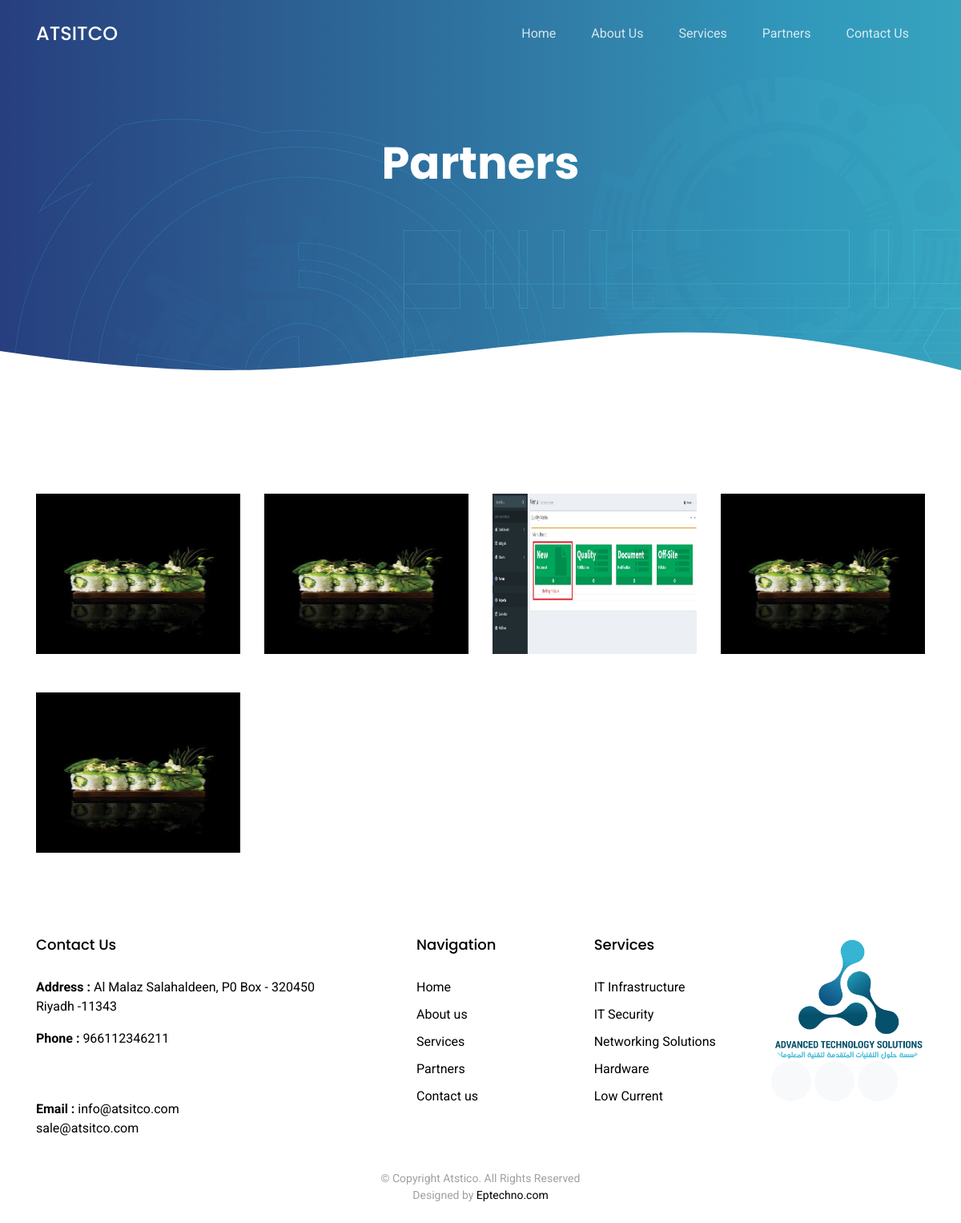
Screenshot of /index.php/template/partners with the database file from the repository.
### tables this page shows
CREATE TABLE `company_profile` (
  `id` int(11) NOT NULL,
  `company_name` varchar(225) DEFAULT NULL,
  `company_fullname` varchar(225) DEFAULT NULL,
  `address` longtext,
  `phone` varchar(225) DEFAULT NULL,
  `email` varchar(225) DEFAULT NULL,
  `company_logo` varchar(225) DEFAULT NULL
);

CREATE TABLE `partners` (
  `id` int(11) NOT NULL,
  `partner_name` varchar(225) DEFAULT NULL,
  `logo` varchar(225) DEFAULT NULL
);

### application/controllers/Template.php (called while the page is built, shortened)
<?php
class Template extends CI_Controller {
	public function partners()
	{
		$company_data = $this->db->where('id','1')
        				->get('company_profile')->row();
        $partnerdata = $this->CustomizeModel->fetch_partner();
		$this->load->view('template/head',compact('company_data','partnerdata'));
		$this->load->view('template/partners');
		$this->load->view('template/footer');
	}
}
?>

### index.php (called while the page is built, shortened)
<?php
require_once BASEPATH.'core/CodeIgniter.php';

### application/models/CustomizeModel.php (called while the page is built, shortened)
<?php
class CustomizeModel extends CI_Model
{
  public function fetch_partner(){
      return   $this->db->select()
                    ->get('partners')->result();
  }
}
?>

### application/views/template/partners.php (the view, shortened to what this page needs)
<main id="main">
  <div class="hero-section inner-page">
    <div class="wave">
    </div>
    <div class="container">
      <div class="row align-items-center">
        <div class="col-12">
          <div class="row justify-content-center">
            <div class="col-md-7 text-center hero-text">
              <h1 data-aos="fade-up" data-aos-delay="">Partners</h1>
            </div>
          </div>
        </div>
      </div>
    </div>
  </div>
  <section class="section pb-0">
    <div class="container">
<div class="row">
  <?php foreach ($partnerdata as  $value):  ?>
     <div class="col-md-3 mt-4 mb-4">
        <img alt="picture" src="<?php echo base_url() ?>assets/upload/<?php echo $value->logo ?>" class="img-fluid" style=" width: 300px;
  height: 200px;" >
    </div>
  <?php endforeach; ?>
  </div>
</div>
  </section>
</main>

### application/views/template/head.php (shortened to what this page needs)
<!DOCTYPE html>
<html lang="en">
<head>
  <?= link_tag("assets/temp/assets/vendor/bootstrap/css/bootstrap.min.css");?>
  <?= link_tag("assets/temp/assets/vendor/icofont/icofont.min.css");?>
  <?= link_tag("assets/temp/assets/vendor/aos/aos.css");?>
  <?= link_tag("assets/temp/assets/vendor/line-awesome/css/line-awesome.min.css");?>
  <?= link_tag("assets/temp/assets/vendor/owl.carousel/assets/owl.carousel.min.css");?>
  <?= link_tag("assets/temp/assets/css/style.css");?>
</head>
<body>
  <header class="site-navbar js-sticky-header site-navbar-target" role="banner">
    <div class="container">
      <div class="row align-items-center">
        <div class="col-6 col-lg-2">
          <h1 class="mb-0 site-logo"><a href="<?php echo base_url() ?>index.php/template" class="mb-0"><?php echo $company_data->company_name ?></a></h1>
        </div>
        <div class="col-12 col-md-10 d-none d-lg-block">
          <nav class="site-navigation position-relative text-right" role="navigation">
            <ul class="site-menu main-menu js-clone-nav mr-auto d-none d-lg-block">
              <li class=""><a href="<?php echo base_url() ?>index.php/template" class="nav-link">Home</a></li>
              <li><a href="<?php echo base_url() ?>index.php/template/about" class="nav-link">About Us</a></li>
              <li class="has-children">
                <a href="#" class="nav-link">Services</a>
              </li>
              <li><a href="<?php echo base_url() ?>index.php/template/partners"  class="nav-link">Partners</a></li>
              <li><a href="<?php echo base_url() ?>index.php/template/contact" class="nav-link">Contact Us</a></li>
            </ul>
          </nav>
        </div>
      </div>
    </div>
  </header>

### application/views/template/footer.php (shortened to what this page needs)
  <footer class="footer" role="contentinfo">
    <div class="container">
      <div class="row">
        <div class="col-md-4 mb-4 mb-md-0" style="color: black;">
          <h3>Contact Us</h3>
          <p><b>Address : </b><?php echo $company_data->address ?></p>
          <p><b>Phone : </b>
            <?php foreach (json_decode($company_data->phone) as  $value): ?>
              <?php if ($value != ''): ?>
                <?php echo $value->phone ?><br>
              <?php endif; ?>
            <?php endforeach; ?>
          </p>
          <p><b>Email : </b>
            <?php foreach (json_decode($company_data->email) as  $value): ?>
              <?php if ($value != ''): ?>
                <?php echo $value->email ?><br>
              <?php endif; ?>
            <?php endforeach; ?>
          </p>
        </div>
        <div class="col-md-7 ml-auto">
          <div class="row site-section pt-0">
            <div class="col-md-4 mb-4 mb-md-0">
              <h3>Navigation</h3>
              <ul class="list-unstyled">
                <li><a href="<?php echo base_url() ?>index.php/template">Home</a></li>
                <li><a href="<?php echo base_url() ?>index.php/template/about">About us</a></li>
                <li><a href="<?php echo base_url() ?>index.php/template/service">Services</a></li>
                <li><a href="<?php echo base_url() ?>index.php/template/service">Partners</a></li>
                <li><a href="<?php echo base_url() ?>index.php/template/contact">Contact us</a></li>
              </ul>
            </div>
            <div class="col-md-4 mb-4 mb-md-0">
              <h3>Services</h3>
              <ul class="list-unstyled">
                <li><a href="<?php echo base_url() ?>index.php/template/infra">IT Infrastructure</a></li>
                <li><a href="<?php echo base_url() ?>index.php/template/security" >IT Security</a></li>
                <li><a href="<?php echo base_url() ?>index.php/template/network">Networking Solutions</a></li>
                <li><a href="<?php echo base_url() ?>index.php/template/hardware" >Hardware</a></li>
                <li><a href="<?php echo base_url() ?>index.php/template/lowcurrent">Low Current</a></li>
              </ul>
            </div>
            <div class="col-md-4 mb-4 mb-md-0">
              <img src="<?php echo base_url().'assets/upload/'.$company_data->company_logo ?>" class="img-fluid"  style="border-radius: 30px;" >
              <p class="social">
                <a href="#"><span class="icofont-twitter"></span></a>
                <a href="#"><span class="icofont-facebook"></span></a>
                <a href="#"><span class="icofont-dribbble"></span></a>
              </p>
            </div>
          </div>
        </div>
      </div>
      <div class="row justify-content-center text-center">
        <div class="col-md-7">
          <p class="copyright">&copy; Copyright Atstico. All Rights Reserved</p>
          <div class="credits">
            Designed by <a href="https://eptechno.com/" target="_blank">Eptechno.com</a>
          </div>
        </div>
      </div>
    </div>
  </footer>
</body>
</html>

### assets/temp/assets/css/style.css (style rules this page uses)
html { overflow-x: hidden; }
body { font-family: "Roboto", sans-serif; color: #9fa1a4; line-height: 1.5; }
a { color: #777; transition: .3s all ease; }
h1, h2, h3, h4, h5, h6, .font-heading { font-family: "Poppins", sans-serif; color: #000; }
.container { z-index: 2; position: relative; }
.section { padding: 7rem 0; }
.sticky-wrapper .site-navbar { transition: .3s all ease; }
.sticky-wrapper .site-navbar .site-logo a { color: #fff; }
.sticky-wrapper .site-navbar .site-menu > li > a { color: rgba(255, 255, 255, 0.8) !important; }
.hero-section { background: linear-gradient(to right, rgba(39, 70, 133, 0.8) 0%, rgba(61, 179, 197, 0.8) 100%), url(../img/hero-bg.jpg); position: relative; }
.hero-section .wave { width: 100%; overflow: hidden; position: absolute; z-index: 1; bottom: -150px; }
.hero-section .wave svg { width: 100%; }
.hero-section, .hero-section > .container > .row { height: 100vh; min-height: 880px; }
.hero-section.inner-page { height: 60vh; min-height: 0; }
.hero-section.inner-page .hero-text { transform: translateY(-150px); margin-top: -120px; }
.hero-section h1 { font-size: 3.5rem; color: #fff; font-weight: 700; margin-bottom: 30px; }
.site-navbar { margin-bottom: 0px; z-index: 1999; position: absolute; top: 0; width: 100%; }
.site-navbar .site-logo { position: relative; font-size: 24px; }
.site-navbar .site-logo a { color: #fff; }
.site-navbar .site-navigation .site-menu { margin-bottom: 0; }
.site-navbar .site-navigation .site-menu a { text-decoration: none !important; display: inline-block; }
.site-navbar .site-navigation .site-menu > li { display: inline-block; }
.site-navbar .site-navigation .site-menu > li > a { padding: 30px 20px; color: #000000; display: inline-block; text-decoration: none !important; }
.site-navbar .site-navigation .site-menu .has-children { position: relative; }
.site-navbar .site-navigation .site-menu .has-children > a { position: relative; padding-right: 20px; }
.site-navbar .site-navigation .site-menu .has-children > a:before { position: absolute; content: "\ea99"; font-size: 16px; top: 52%; right: 0; transform: translateY(-50%); font-family: 'icofont'; }
.site-mobile-menu .site-nav-wrap { padding: 0; margin: 0; list-style: none; position: relative; }
.site-mobile-menu .site-nav-wrap a { padding: 10px 20px; display: block; position: relative; }
.site-mobile-menu .site-nav-wrap li { position: relative; display: block; }
.site-mobile-menu .site-nav-wrap > li { display: block; position: relative; float: left; width: 100%; }
.site-mobile-menu .site-nav-wrap > li > a { padding-left: 20px; font-size: 20px; }
.footer { padding: 5rem 0 2.5rem 0; }
.footer h3 { font-size: 18px; margin-bottom: 30px; }
.footer ul li { margin-bottom: 10px; }
.footer a { color: #000; }
.footer .copyright { margin-bottom: 0px; }
.footer .copyright, .footer .credits { font-size: 14px; }
.social a { display: inline-block; width: 50px; height: 50px; border-radius: 50%; background: #f8f9fa; position: relative; text-align: center; transition: .3s background ease; color: #0d1e2d; }
.social a span { display: inline-block; left: 50%; position: absolute; top: 50%; transform: translate(-50%, -50%); }

### rows the page displays
company_profile: company_name "ATSITCO", address "Al Malaz Salahaldeen, P0 Box - 320450 Riyadh -11343", company_logo (picture)
partners: logo (picture)
partners: logo (picture)
partners: logo (picture)
partners: logo (picture)
partners: logo (picture)

### other values shown
$value->phone "966112346211"
$value->email "info@atsitco.com"
$value->email "sale@atsitco.com"
